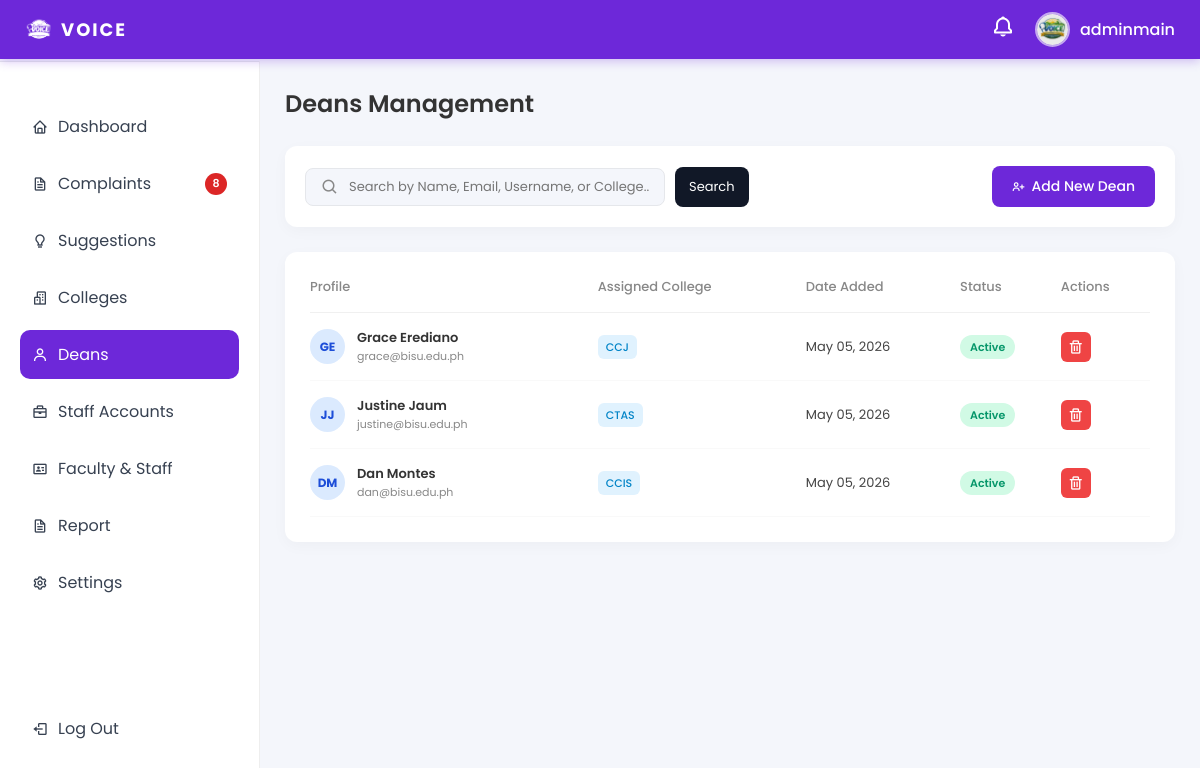
Page /Ui-main/admin/admin_dean.php (signed in) on the committed database.
### tables this page shows
CREATE TABLE `admin_profiles` (
  `id` int(11) NOT NULL,
  `user_id` int(11) NOT NULL,
  `name` varchar(100) NOT NULL,
  `created_at` timestamp NOT NULL DEFAULT current_timestamp()
);

CREATE TABLE `users` (
  `id` int(11) NOT NULL,
  `username` varchar(50) NOT NULL,
  `email` varchar(100) NOT NULL,
  `password` varchar(255) NOT NULL,
  `role` enum('admin','dean','student','staff') NOT NULL,
  `profile_pic` varchar(255) DEFAULT NULL,
  `is_active` tinyint(1) DEFAULT 1,
  `created_at` timestamp NOT NULL DEFAULT current_timestamp(),
  `reset_token_hash` varchar(64) DEFAULT NULL,
  `reset_token_expires_at` datetime DEFAULT NULL,
  `reset_code` varchar(255) DEFAULT NULL,
  `reset_expiry` datetime DEFAULT NULL
);

CREATE TABLE `dean_profiles` (
  `id` int(11) NOT NULL,
  `user_id` int(11) NOT NULL,
  `first_name` varchar(50) NOT NULL,
  `last_name` varchar(50) NOT NULL,
  `college_id` int(11) DEFAULT NULL,
  `phone` varchar(20) DEFAULT NULL,
  `office` varchar(100) DEFAULT NULL,
  `status` enum('active','inactive') DEFAULT 'active',
  `profile_photo` varchar(255) DEFAULT NULL,
  `created_at` timestamp NOT NULL DEFAULT current_timestamp()
);

### Ui-main/admin/admin_dean.php (the view, shortened to what this page needs)
<?php
require_once __DIR__ . '/../db_connection.php';
function e(string $value): string
{
    return htmlspecialchars($value, ENT_QUOTES, 'UTF-8');
}
function normalize_search_query(string $value): string
{
    $value = trim($value);
    if ($value === '') {
        return '';
    }
    return preg_replace('/\s+/', ' ', $value) ?? '';
}
$flashMessage = '';
$q = normalize_search_query((string)($_GET['q'] ?? ''));
$deans = [];
try {
    $hasCreatedAt = false;
    try {
        $createdAtCheck = $pdo->query("SHOW COLUMNS FROM dean_profiles LIKE 'created_at'");
        $hasCreatedAt = (bool)$createdAtCheck->fetch();
    } catch (PDOException $e) {
        $hasCreatedAt = false;
    }
    $dateSelect = $hasCreatedAt
        ? "DATE_FORMAT(dp.created_at, '%b %d, %Y') AS date_added"
        : "NULL AS date_added";
    $sql =
        "SELECT
            dp.id AS profile_id,
            dp.user_id,
            dp.first_name,
            dp.last_name,
            dp.status,
            u.username,
            u.email,
            u.is_active,
            COALESCE(c.code, '') AS college_code,
            COALESCE(c.name, '') AS college_name,
            {$dateSelect}
         FROM dean_profiles dp
         INNER JOIN users u ON u.id = dp.user_id
         LEFT JOIN colleges c ON c.id = dp.college_id
         WHERE u.role = 'dean'";
    $params = [];
    $sql .= ' ORDER BY dp.id DESC';
    $deansStmt = $pdo->prepare($sql);
    $deansStmt->execute($params);
    $deans = $deansStmt->fetchAll();
} catch (PDOException $e) {
    if ($flashMessage === '') {
        $flashMessage = 'Unable to load dean records right now.';
        $flashType = 'error';
    }
}
?>
<!DOCTYPE html>
<html lang="en">
<head>
<link href='https://unpkg.com/boxicons@2.1.4/css/boxicons.min.css' rel='stylesheet'>
</head>
<body>
<?php include 'admin_topbar.php'; ?>
<?php include 'admin_sidebar.php'; ?>
<div class="main">
    <div class="dashboard-container">
        <div class="page-header">
            <h2>Deans Management</h2>
        </div>
        <div class="controls-card">
            <form method="GET" class="search-form">
                <div class="search-box">
                    <i class='bx bx-search'></i>
                    <input type="text" name="q" value="<?php echo e($q); ?>" placeholder="Search by Name, Email, Username, or College...">
                </div>
                <button type="submit" class="btn-search">Search</button>
            </form>
            <button class="btn-add" type="button" onclick="openModal()">
                <i class='bx bx-user-plus'></i> Add New Dean
            </button>
        </div>
        <div class="table-card">
            <table>
                <thead>
                    <tr>
                        <th>Profile</th>
                        <th>Assigned College</th>
                        <th>Date Added</th>
                        <th>Status</th>
                        <th>Actions</th>
                    </tr>
                </thead>
                <tbody>
                    <?php if (empty($deans)): ?>
                        <tr>
                            <td colspan="5" class="empty-row">No dean records found.</td>
                        </tr>
                    <?php else: ?>
                        <?php foreach ($deans as $row): ?>
                            <?php
                                $fullName = trim((string)$row['first_name'] . ' ' . (string)$row['last_name']);
                                $email = (string)($row['email'] ?? '');
                                $status = strtolower(trim((string)($row['status'] ?? 'inactive')));
                                $isActive = $status === 'active';
                                $initials = strtoupper(substr((string)$row['first_name'], 0, 1) . substr((string)$row['last_name'], 0, 1));
                                $dateAdded = trim((string)($row['date_added'] ?? ''));
                            ?>
                            <tr>
                                <td>
                                    <div class="dean-profile">
                                        <span class="avatar-circle"><?php echo e($initials !== '' ? $initials : 'DN'); ?></span>
                                        <div class="dean-info">
                                            <span class="dean-name"><?php echo e($fullName !== '' ? $fullName : 'Unnamed Dean'); ?></span>
                                            <span class="dean-email"><?php echo e($email); ?></span>
                                        </div>
                                    </div>
                                </td>
                                <td>
                                    <?php if ((string)$row['college_code'] !== ''): ?>
                                        <span class="college-badge"><?php echo e((string)$row['college_code']); ?></span>
                                    <?php else: ?>
                                        <span class="college-badge unassigned">Unassigned</span>
                                    <?php endif; ?>
                                </td>
                                <td><?php echo e($dateAdded !== '' ? $dateAdded : 'N/A'); ?></td>
                                <td>
                                    <span class="status-badge <?php echo $isActive ? 'status-active' : 'status-inactive'; ?>">
                                        <?php echo $isActive ? 'Active' : 'Inactive'; ?>
                                    </span>
                                </td>
                                <td>
                                    <div class="action-btns">
                                        <form method="POST" style="display:inline;" onsubmit="return openDeleteModal(event, this, '<?php echo e($fullName !== '' ? $fullName : 'this dean'); ?>');">
                                            <button type="submit" class="btn-icon btn-delete" title="Delete dean">
                                                <i class='bx bx-trash'></i>
                                            </button>
                                        </form>
                                    </div>
                                </td>
                            </tr>
                        <?php endforeach; ?>
                    <?php endif; ?>
                </tbody>
            </table>
        </div>
    </div>
</div>
</body>
</html>

### Ui-main/admin/admin_topbar.php (shortened to what this page needs)
<?php
require_once __DIR__ . '/../db_connection.php';
    ?>
    <?php
$topbarDisplayName = (string)($_SESSION['full_name'] ?? $_SESSION['username'] ?? 'Admin');
$topbarProfilePic = '../assets/images/default-avatar.svg';
if (isset($_SESSION['user_id'])) {
    try {
        $profileStmt = $pdo->prepare(
            'SELECT u.username, u.profile_pic, ap.name
             FROM users u
             LEFT JOIN admin_profiles ap ON ap.user_id = u.id
             WHERE u.id = :user_id
             LIMIT 1'
        );
        $profileStmt->execute([':user_id' => (int)$_SESSION['user_id']]);
        $profileRow = $profileStmt->fetch(PDO::FETCH_ASSOC);
        if ($profileRow) {
            $resolvedName = trim((string)($profileRow['name'] ?? ''));
            $topbarDisplayName = $resolvedName;
            $storedPic = trim((string)($profileRow['profile_pic'] ?? ''));
            if ($storedPic !== '') {
                $topbarProfilePic = '../' . ltrim($storedPic, '/');
            }
        }
    } catch (PDOException $e) {
        $topbarNotifications = [];
        $topbarUnreadCount = 0;
    }
}
?>
<link href='https://unpkg.com/boxicons@2.1.4/css/boxicons.min.css' rel='stylesheet'>
<div class="topbar">
    <a class="topbar-logo" href="admindashboard.php">
        <img src="../assets/images/logo.PNG" alt="Logo">
        <span>VOICE</span>
    </a>
    <div class="topbar-right">
        <div class="topbar-bell" id="bellIcon">
            <i class='bx bx-bell'></i>
        </div>
        <div class="profile-container" id="profileIcon">
            <img class="profile-pic" src="<?php echo htmlspecialchars($topbarProfilePic, ENT_QUOTES, 'UTF-8'); ?>" alt="profile">
            <span><?php echo htmlspecialchars($topbarDisplayName, ENT_QUOTES, 'UTF-8'); ?></span>
        </div>
    </div>
</div>

### Ui-main/admin/admin_sidebar.php (shortened to what this page needs)
<link href='https://unpkg.com/boxicons@2.1.4/css/boxicons.min.css' rel='stylesheet'>
<?php
$current = basename($_SERVER['PHP_SELF']);
$pendingComplaintCount = 0;
try {
    $pendingComplaintStmt = $pdo->query(
        "SELECT COUNT(*) FROM complaints
         WHERE COALESCE(status, 'new') <> 'resolved'
           AND COALESCE(approval_status, 'pending') <> 'rejected'"
    );
    $pendingComplaintCount = (int)$pendingComplaintStmt->fetchColumn();
} catch (PDOException $e) {
}
?>
<div class="sidebar">
    <div class="sidebar-separator"></div>
    <ul class="menu">
        <li>
            <a href="admindashboard.php" class="<?= $current === 'admindashboard.php' ? 'active' : '' ?>">
                <i class='bx bx-home'></i> Dashboard
            </a>
        </li>
        <li>
            <a href="admin_complaints.php" class="<?= $current === 'admin_complaints.php' ? 'active' : '' ?>">
                <i class='bx bx-file'></i> Complaints
                <span class="complaint-badge" aria-label="<?= $pendingComplaintCount ?> unresolved complaints"><?= $pendingComplaintCount ?></span>
            </a>
        </li>
        <li>
            <a href="admin_suggestions.php" class="<?= $current === 'admin_suggestions.php' ? 'active' : '' ?>">
                <i class='bx bx-bulb'></i> Suggestions
            </a>
        </li>
        <li>
            <a href="admin_colleges.php" class="<?= $current === 'admin_colleges.php' ? 'active' : '' ?>">
                <i class='bx bx-buildings'></i> Colleges
            </a>
        </li>
        <li>
            <a href="admin_dean.php" class="<?= $current === 'admin_dean.php' ? 'active' : '' ?>">
                <i class='bx bx-user'></i> Deans
            </a>
        </li>
        <li>
            <a href="admin_staff.php" class="<?= $current === 'admin_staff.php' ? 'active' : '' ?>">
                <i class='bx bx-briefcase'></i> Staff Accounts
            </a>
        </li>
        <li>
            <a href="admin_faculty.php" class="<?= $current === 'admin_faculty.php' ? 'active' : '' ?>">
                <i class='bx bx-id-card'></i> Faculty & Staff
            </a>
        </li>
        <li>
            <a href="report.php" class="<?= $current === 'report.php' ? 'active' : '' ?>">
                <i class='bx bx-file'></i> Report
            </a>
        </li>
        <li>
            <a href="admin_setting.php" class="<?= $current === 'admin_setting.php' ? 'active' : '' ?>">
                <i class='bx bx-cog'></i> Settings
            </a>
        </li>
        <li class="logout-item" style="margin-top:auto;">
            <a href="../../admin/log_out.php">
                <i class='bx bx-log-out'></i> Log Out
            </a>
        </li>
    </ul>
</div>

### Ui-main/admin/admin_dean.php (style rules this page uses)
* { margin: 0; padding: 0; box-sizing: border-box; font-family: 'Poppins', sans-serif; }
body { background: #f4f6fb; }
.main { margin-left: 260px; margin-top: 61px; padding: 25px; min-height: calc(100vh - 61px); overflow-y: auto; }
.dashboard-container { max-width: 1200px; margin: 0 auto; width: 100%; }
.page-header { display: flex; justify-content: space-between; align-items: center; margin-bottom: 25px; }
.page-header h2 { font-size: 24px; font-weight: 600; color: #333; }
.controls-card { background: #fff; padding: 20px; border-radius: 12px; margin-bottom: 25px; box-shadow: 0 4px 15px rgba(0,0,0,0.03); display: flex; justify-content: space-between; align-items: center; flex-wrap: wrap; gap: 15px; }
.search-form { display: flex; align-items: center; gap: 10px; flex-wrap: wrap; }
.search-box { display: flex; align-items: center; background: #f4f6fb; padding: 8px 15px; border-radius: 8px; width: 360px; border: 1px solid #e5e7eb; }
.search-box i { color: #888; margin-right: 10px; font-size: 18px; }
.search-box input { border: none; background: transparent; outline: none; width: 100%; font-size: 13px; }
.btn-search { padding: 10px 14px; border: none; border-radius: 8px; background: #111827; color: #fff; cursor: pointer; font-size: 13px; }
.btn-add { display: flex; align-items: center; gap: 6px; padding: 10px 20px; border: none; border-radius: 8px; font-size: 14px; font-weight: 500; background: #6d28d9; color: #fff; cursor: pointer; transition: 0.2s; }
.table-card { background: #fff; padding: 25px; border-radius: 12px; box-shadow: 0 4px 15px rgba(0,0,0,0.03); width: 100%; overflow-x: auto; }
table { width: 100%; border-collapse: collapse; min-width: 800px; }
th { text-align: left; font-size: 13px; color: #888; padding-bottom: 15px; border-bottom: 1px solid #f0f0f0; font-weight: 500; }
td { padding: 15px 0; font-size: 13px; color: #444; border-bottom: 1px solid #f9f9f9; vertical-align: middle; }
tbody tr { transition: background 0.2s; }
.dean-profile { display: flex; align-items: center; gap: 12px; }
.avatar-circle { width: 35px; height: 35px; border-radius: 50%; background: #dbeafe; color: #1d4ed8; display: inline-flex; align-items: center; justify-content: center; font-size: 12px; font-weight: 700; }
.dean-info { display: flex; flex-direction: column; }
.dean-name { font-weight: 600; color: #333; }
.dean-email { font-size: 11px; color: #888; }
.status-badge { padding: 4px 10px; border-radius: 20px; font-size: 11px; font-weight: 600; }
.status-active { background: #d1fae5; color: #059669; }
.college-badge { background: #e0f2fe; color: #0284c7; padding: 4px 8px; border-radius: 6px; font-size: 11px; font-weight: 500; }
.action-btns { display: flex; gap: 8px; }
.btn-icon { display: inline-flex; align-items: center; justify-content: center; width: 30px; height: 30px; border-radius: 6px; color: #fff; text-decoration: none; font-size: 16px; transition: 0.2s; border: none; cursor: pointer; }
.btn-delete { background: #ef4444; }

### Ui-main/admin/admin_topbar.php (style rules this page uses)
.topbar { position: fixed; top: 0; left: 0; right: 0; z-index: 999; display: flex; justify-content: space-between; align-items: center; gap: 20px; padding: 12px 25px; background: #6d28d9; box-shadow: 0 2px 10px rgba(109,40,217,0.3); }
.topbar-logo { display: flex; align-items: center; gap: 8px; text-decoration: none; }
.topbar-logo img { width: 28px; height: 28px; object-fit: contain; filter: brightness(0) invert(1); }
.topbar-logo span { font-size: 18px; font-weight: 700; color: #fff; letter-spacing: 2px; }
.topbar-right { display: flex; align-items: center; gap: 20px; }
.profile-container { display: flex; align-items: center; gap: 10px; cursor: pointer; position: relative; }
.profile-container img.profile-pic { width: 35px; height: 35px; border-radius: 50%; border: 2px solid rgba(255,255,255,0.6); }
.profile-container span { font-weight: 500; color: #fff; }
.topbar-bell { position: relative; cursor: pointer; }
.topbar-bell i.bx-bell { font-size: 24px; color: #fff; transition: 0.2s; }

### rows in the picture
admin_profiles: user.profile_pic (picture), name "adminmain"
dean_profiles: first_name+last_name "GE", first_name+last_name "Grace Erediano", user.email "grace@bisu.edu.ph", college_code "CCJ", dateAdded "May 05, 2026", status "Active"
dean_profiles: first_name+last_name "JJ", first_name+last_name "Justine Jaum", user.email "justine@bisu.edu.ph", college_code "CTAS", dateAdded "May 05, 2026", status "Active"
dean_profiles: first_name+last_name "DM", first_name+last_name "Dan Montes", user.email "dan@bisu.edu.ph", college_code "CCIS", dateAdded "May 05, 2026", status "Active"

### other values in the picture
$pendingComplaintCount "8"
